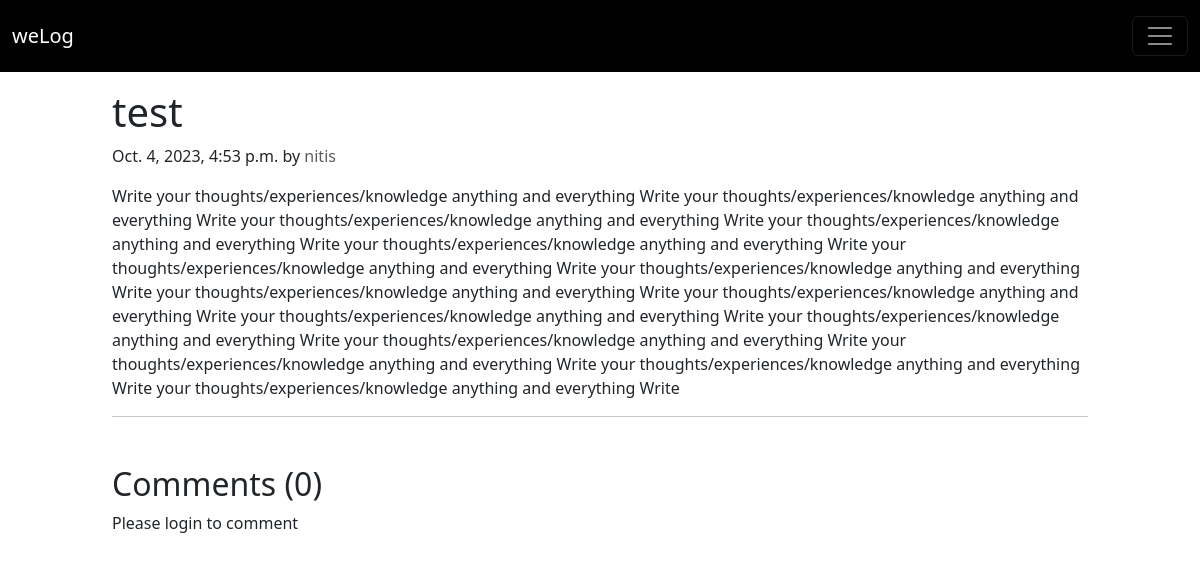
/blog/nitis-test, run on the app's committed database.
### blog/models.py (models this page shows, shortened)
class Post(models.Model):
    sno = models.AutoField(primary_key=True)
    title = models.CharField(max_length=255)
    content = models.TextField()
    description = models.TextField(null=True, blank=True)
    user = models.ForeignKey(User, on_delete=models.CASCADE)
    slug = models.SlugField(unique=True, null=False)
    timeStamp = models.DateTimeField(default=now, blank=True)
    avatar = models.ImageField(upload_to=post_directory_path, null=True, blank=True)

### blog/views.py (the view)
# urls.py: path('<slug:slug>', views.blogPost, name = "blogPost"),
def blogPost(request, slug):
    try:
        post = Post.objects.get(slug = slug)
        comments = BlogComment.objects.filter(post = post, parent = None)
        replies = BlogComment.objects.filter(post = post).exclude(parent = None)
        replyDict = {}
        for reply in replies:
            parent = reply.parent.sno
            if parent not in replyDict:
                replyDict[parent] = []
            replyDict[parent].append(reply)
        print(replyDict)
        context = {'post' : post, 'comments' : comments, 'replyDict' : replyDict}
        return render(request, "blog/blogPost.html", context)
    except ObjectDoesNotExist:
        messages.error(request, "No such blog exists")
        allPosts = Post.objects.all()
        context = {'allPosts' : allPosts}
        return render(request, "blog/blogHome.html", context)

### templates/blog/blogPost.html (shortened to what this page needs)
{% extends "base.html" %}
{% block body %}
{% load humanize %}
{% load extras %}
<div class="container-fluid my-3 mb-5" style="max-width: 1000px;">
    <h1 class="blog-post-title">{{post.title}}</h1>
    <p class="blog-post-meta">{{post.timeStamp}} by <a class="link-opacity-75 link-underline-opacity-0 link-underline-opacity-100-hover link-dark link-opacity-100-hover" href={% url 'authorProfile' post.user.username %}>{{post.user.username}}</a></p>
    <p class="text-break" >{{post.content|safe}}</p>
    <hr>
</div>
<div class="container-fluid" style="max-width: 1000px;">
    <h2>Comments ({{comments.count}})</h2>
    <div class="my-2">
        {% if user.is_authenticated %}
        <form method="POST" action="{% url 'postComment' %}">
            {% csrf_token %}
            <div class="mb-3">
                <label for="comment" class="form-label">Post Comment</label>
                <input type="text" class="form-control" name="comment" id="comment" placeholder="Enter comment here"
                    pattern=".*\S.*" trim required>
                <input type="hidden" name="parentSno" value="">
            </div>
            <input type="hidden" name="postSlug" value={{post.slug}}>
            <button type="submit" class="btn btn-dark">Submit</button>
        </form>
        {% else %}
        <p>Please login to comment</p>
        {% endif %}
    </div>
</div>
{% endblock body %}

### data on the page
Post: title "test", timeStamp "Oct. 4, 2023, 4:53 p.m.", user.username "nitis", content "Write your thoughts/experiences/knowledge anything and everything Write your thoughts/experiences/knowledge anything and everything Write your thoughts/experiences/knowledge anything and everything Write your thoughts/experiences/knowledge anything and everything Write your thoughts/experiences/knowledge anything and everything Write your thoughts/experiences/knowledge anything and everything Write your thoughts/experiences/knowledge anything and everything Write your thoughts/experiences/knowledge anything and everything Write your thoughts/experiences/knowledge anything and everything Write your thoughts/experiences/knowledge anything and everything Write your…"

### other printed values
{{ comments.count }} "0"
